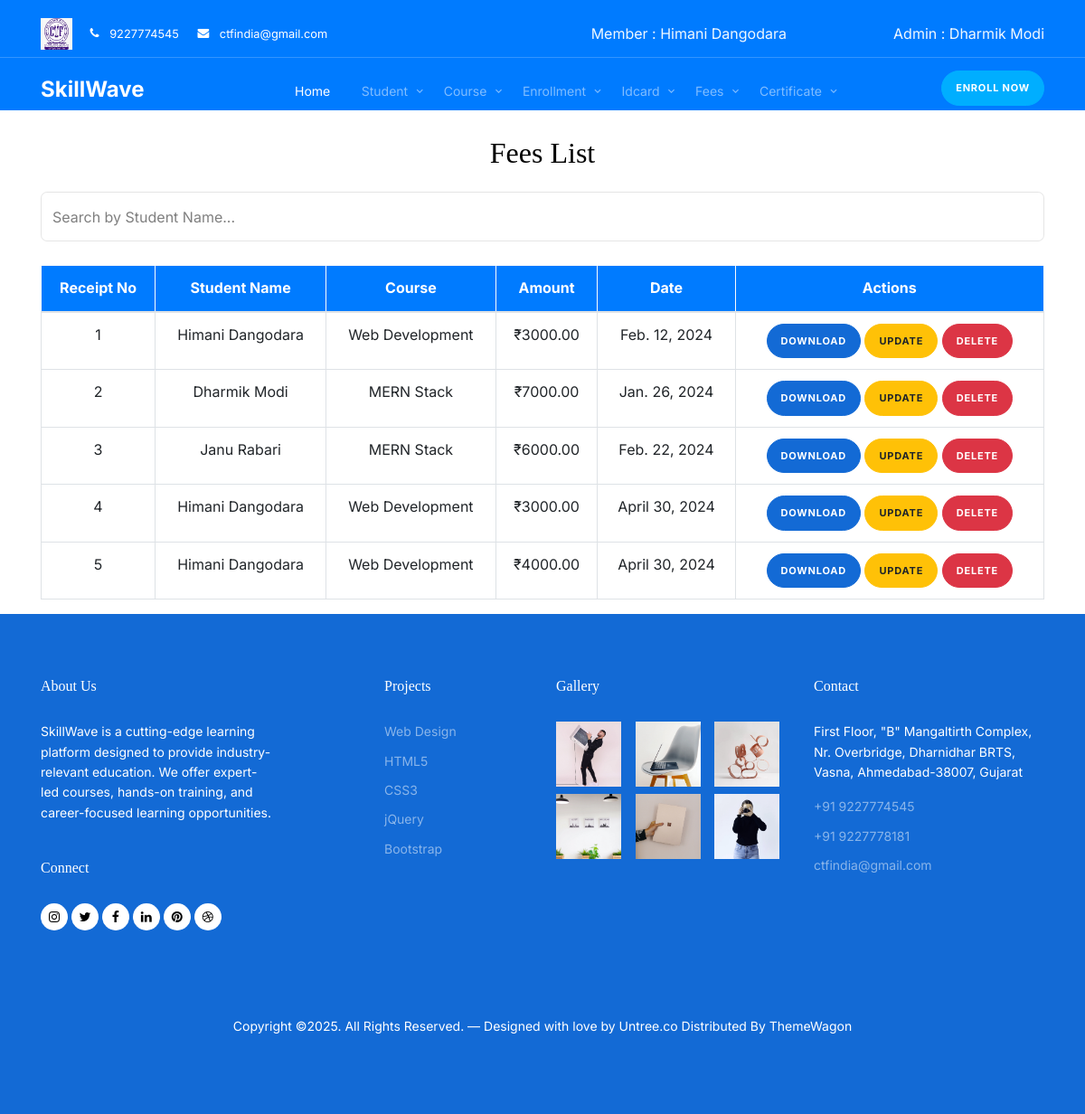
The app's page /fee_list/2, older data.
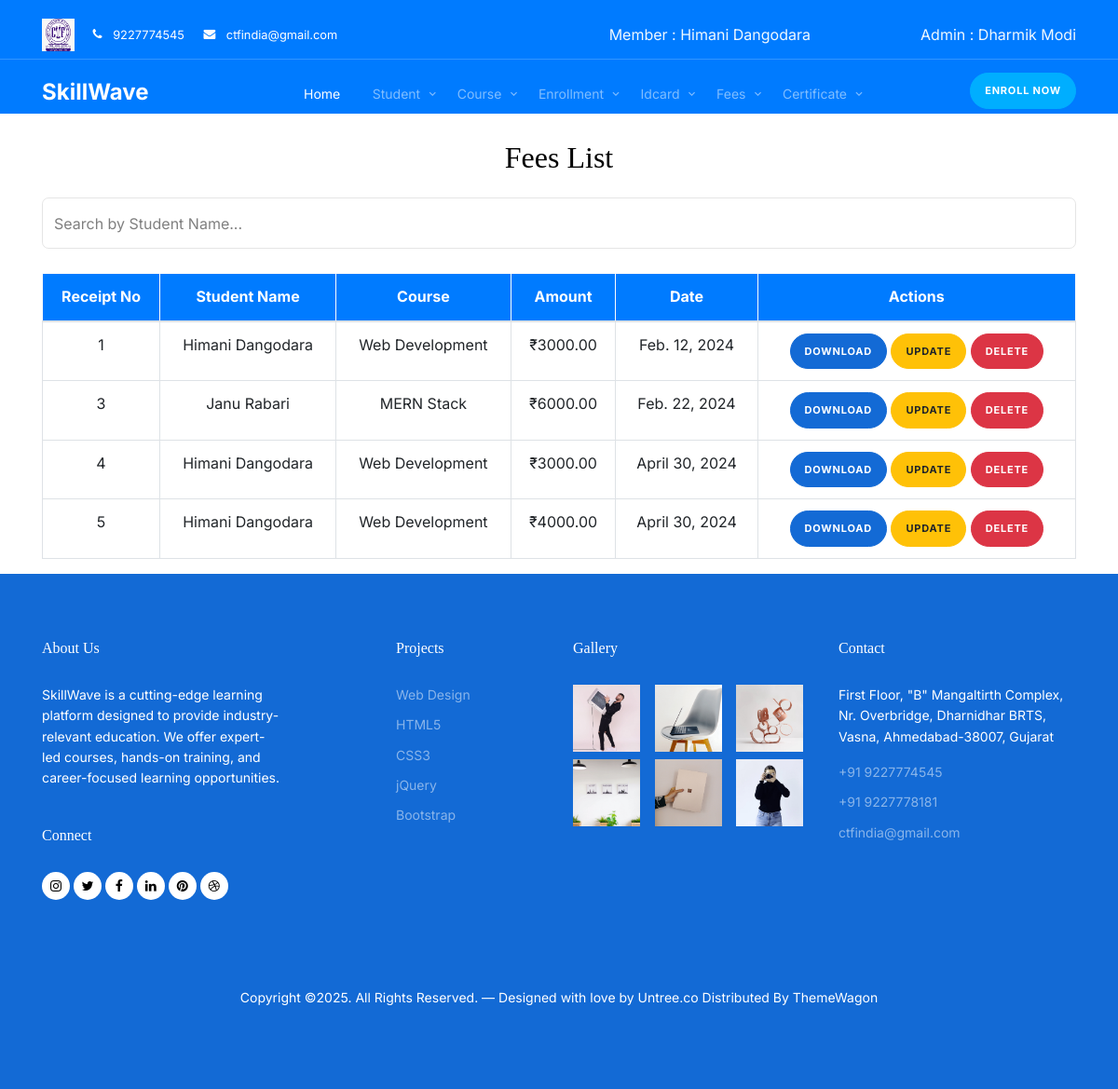
The same page, newer data.
### myapp/models.py (models this page shows, shortened)
class Member(models.Model):
    member_id = models.AutoField(primary_key=True, verbose_name="ID")
    admin = models.ForeignKey(Admin, on_delete = models.CASCADE )
    member_name = models.CharField(max_length=50)
    member_email = models.EmailField(max_length=50)
    member_password = models.CharField(max_length=10)
    member_phone = models.CharField(max_length=10)
    date_of_joining = models.DateField()

class Admin(models.Model):
    admin_id = models.AutoField(primary_key=True, verbose_name="ID")
    email = models.EmailField(max_length=50)
    password = models.CharField(max_length=10)
    name = models.CharField(max_length=50)

class Fees(models.Model):
    PAYMENT_MODE_CHOICES = [
        ('1', 'Cash'),
        ('2', 'UPI'),
        ('3', 'Bank Transfer'),
        ('4', 'Cheque'),
        ('5', 'Credit Card'),
        ('6', 'Debit Card'),
        ('7', 'Net Banking'),
    ]
    student = models.ForeignKey(Student, on_delete=models.CASCADE)
    admin = models.ForeignKey(Admin, on_delete = models.CASCADE)
    receipt_no = models.AutoField(primary_key=True)
    enrollment_id = models.ForeignKey(Enrollment, on_delete=models.CASCADE, related_name='fee_payments')
    course_name = models.ForeignKey(Course, on_delete=models.CASCADE, related_name='fee_records')
    total_amount = models.DecimalField(max_digits=10, decimal_places=2)
    paid_amount = models.DecimalField(max_digits=10, decimal_places=2)
    total_paid_amount = models.DecimalField(max_digits=10, decimal_places=2)
    payment_mode = models.CharField(max_length=20, choices=PAYMENT_MODE_CHOICES, default='1')
    upi_id = models.CharField(max_length=50, blank=True, null=True)
    bank_transfer_id = models.CharField(max_length=50, blank=True, null=True)
    credit_card_number = models.CharField(max_length=20, blank=True, null=True)
    debit_card_number = models.CharField(max_length=20, blank=True, null=True)
    net_banking_id = models.CharField(max_length=50, blank=True, null=True)
    received_date = models.DateField()

class Student(models.Model):
    student_id = models.AutoField(primary_key=True, verbose_name="ID")  # Fixed spelling: student_id → ID
    admin = models.ForeignKey(Admin, on_delete = models.CASCADE )
    name = models.CharField(max_length=50)
    address = models.CharField(max_length=100)
    phone_no = models.CharField(max_length=10)
    email = models.CharField(max_length=50)
    DOB = models.DateField()
    photo = models.FileField(upload_to='static/images/student_photos/', null=True)  # Fixed max_length to 1
    marks = models.IntegerField(default=0)  # Assuming marks field exists
    gender = models.CharField(max_length=10, choices=[('Male', 'Male'), ('Female', 'Female')])  # Add this field

class Course(models.Model):
    course_id = models.AutoField(verbose_name="course_id",primary_key=True)
    admin = models.ForeignKey(Admin, on_delete = models.CASCADE )
    course_name = models.CharField(max_length=30)
    duration = models.IntegerField(help_text="Duration in month")
    fees = models.DecimalField(max_digits=10, decimal_places=2)
    def __str__(self):
        return self.course_name

### myapp/views.py (the view)
# urls.py: path('fee_list/<int:member_id>', views.Fee_list, name='fee_list'),
def Fee_list(request, member_id):
    admin_id = models.Member.objects.get(member_id=member_id).admin.admin_id
    member = models.Member.objects.get(member_id=member_id)
    c = models.Admin.objects.get(admin_id=admin_id)
    id = member.member_id
    context = {
        'id': id,
        'admin': c,
        'member': member,
    }
    fees = models.Fees.objects.filter(admin = admin_id)
    context['fees'] = fees
    return render(request, 'fee_list.html', context)

### myapp/templates/fee_list.html (shortened to what this page needs)
<!doctype html>
<html lang="en">
<head>
  <link rel="stylesheet" href="https://unicons.iconscout.com/release/v4.0.0/css/line.css">
  {% load static %}
  <link rel="stylesheet" href="{% static 'css/bootstrap.min.css' %}">
  <link rel="stylesheet" href="{% static 'css/bootstrap.min.css' %}">
  <link rel="stylesheet" href="{% static 'css/animate.min.css' %}">
  <link rel="stylesheet" href="{% static 'css/owl.carousel.min.css' %}">
  <link rel="stylesheet" href="{% static 'css/owl.theme.default.min.css' %}">
  <link rel="stylesheet" href="{% static 'css/jquery.fancybox.min.css' %}">
  <link rel="stylesheet" href="{% static 'fonts/icomoon/style.css' %}">
  <link rel="stylesheet" href="{% static 'fonts/flaticon/font/flaticon.css' %}">
  <link rel="stylesheet" href="{% static 'css/aos.css' %}">
  <link rel="stylesheet" href="{% static 'css/style.css' %}">
</head>
<body>
<nav class="site-nav mb-5" style="background-color: #007bff;">
    <div class="pb-2 top-bar mb-3">
      <div class="container">
        <div class="row align-items-center">
          <div class="col-6 col-lg-6">
            <img src="../../static/images/image.jpg" style="height: 35px; width: auto; margin-right: 15px;">
            <a href="#" class="small mr-3"><span class="icon-phone mr-2"></span> <span class="d-none d-lg-inline-block">9227774545</span></a>
            <a href="#" class="small mr-3"><span class="icon-envelope mr-2"></span> <span class="d-none d-lg-inline-block">ctfindia@gmail.com</span></a>
          </div>
          <div class="col-6 col-lg-3 text-right" style="color: aliceblue;">Member : {{ member.member_name }}</div>
          <div class="col-6 col-lg-3 text-right" style="color: aliceblue;">Admin : {{ admin.name }}</div>
        </div>
      </div>
    </div>
    <div class="sticky-nav js-sticky-header" style="background-color: #007bff;">
      <div class="container position-relative">
        <div class="site-navigation text-center">
          <a href="{% url 'index' id %}" class="logo menu-absolute m-0">SkillWave</a>
          <ul class="js-clone-nav d-none d-lg-inline-block site-menu">
            <li class="active"><a href="{% url 'index' id %}">Home</a></li>
            <li class="has-children">
              <a href="#">Student</a>
            </li>
            <li class="has-children">
              <a href="#">Course</a>
            </li>
            <li class="has-children">
              <a href="#">Enrollment</a>
            </li>
            <li class="has-children">
              <a href="#">Idcard</a>
            </li>
            <li class="has-children">
              <a href="#">Fees</a>
            </li>
            <li class="has-children">
              <a href="#">Certificate</a>
            </li>
          </ul>
          <a href="#" class="btn-book btn btn-secondary btn-sm menu-absolute">Enroll Now</a>
        </div>
      </div>
    </div>
</nav>
<div class="container">
  <h2 class="text-center mb-4">Fees List</h2>
  <div class="d-flex justify-content-end">
    <input type="text" id="searchInput" name="searchInput" class="form-control search-box" placeholder="Search by Student Name...">
  </div><br>
  <div class="table-responsive">
      <table class="table table-bordered text-center table-hover">
          <thead class="table-light">
            <tr style="background-color: #007bff; color: white;">
              <th>Receipt No</th>
              <th>Student Name</th>
              <th>Course</th>
              <th>Amount</th>
              <th>Date</th>
              <th>Actions</th>
            </tr>
          </thead>
          <tbody>
            {% for fee in fees %}
            <tr>
              <td>{{ fee.receipt_no }}</td>
              <td>{{ fee.student.name }}</td>
              <td>{{ fee.course_name }}</td>
              <td>₹{{ fee.paid_amount }}</td>
              <td>{{ fee.received_date }}</td>
              <td>
                <a href="{% url 'download_fee_receipt' id fee.receipt_no %}" class="btn btn-sm btn-primary">
                   Download
                </a>
                <a href="{% url 'fee_update' id fee.receipt_no %}" class="btn btn-sm btn-warning">
                   Update
                </a>
                <a href="{% url 'fee_delete' id fee.receipt_no %}" class="btn btn-sm btn-danger">
                   Delete
                </a>
              </td>
            </tr>
            {% empty %}
              <tr>
                  <td colspan="10" class="text-center">No students available.</td>
              </tr>
            {% endfor %}
          </tbody>
      </table>
  </div>
</div>
<div class="site-footer">
  <div class="container">
    <div class="row">
      <div class="col-lg-3 mr-auto">
        <div class="widget">
          <h3>About Us<span class="text-primary">.</span> </h3>
          <p>SkillWave is a cutting-edge learning platform designed to provide industry-relevant education. We offer expert-led courses, hands-on training, and career-focused learning opportunities.</p>
        </div>
        <div class="widget">
          <h3>Connect</h3>
          <ul class="list-unstyled social">
            <li><a href="#"><span class="icon-instagram"></span></a></li>
            <li><a href="#"><span class="icon-twitter"></span></a></li>
            <li><a href="#"><span class="icon-facebook"></span></a></li>
            <li><a href="#"><span class="icon-linkedin"></span></a></li>
            <li><a href="#"><span class="icon-pinterest"></span></a></li>
            <li><a href="#"><span class="icon-dribbble"></span></a></li>
          </ul>
        </div>
      </div>
      <div class="col-lg-2 ml-auto">
        <div class="widget">
          <h3>Projects</h3>
          <ul class="list-unstyled float-left links">
            <li><a href="#">Web Design</a></li>
            <li><a href="#">HTML5</a></li>
            <li><a href="#">CSS3</a></li>
            <li><a href="#">jQuery</a></li>
            <li><a href="#">Bootstrap</a></li>
          </ul>
        </div>
      </div>
      <div class="col-lg-3">
        <div class="widget">
          <h3>Gallery</h3>
          <ul class="instafeed instagram-gallery list-unstyled">
            <li><a class="instagram-item" href="static/images/gal_1.jpg" data-fancybox="gal"><img src="{% static 'images/gal_1.jpg' %}" alt="" width="72" height="72"></a>
            </li>
            <li><a class="instagram-item" href="static/images/gal_2.jpg" data-fancybox="gal"><img src="{% static 'images/gal_2.jpg' %}" alt="" width="72" height="72"></a>
            </li>
            <li><a class="instagram-item" href="static/images/gal_3.jpg" data-fancybox="gal"><img src="{% static 'images/gal_3.jpg' %}" alt="" width="72" height="72"></a>
            </li>
            <li><a class="instagram-item" href="static/images/gal_4.jpg" data-fancybox="gal"><img src="{% static 'images/gal_4.jpg' %}" alt="" width="72" height="72"></a>
            </li>
            <li><a class="instagram-item" href="static/images/gal_5.jpg" data-fancybox="gal"><img src="{% static 'images/gal_5.jpg' %}" alt="" width="72" height="72"></a>
            </li>
            <li><a class="instagram-item" href="static/images/gal_6.jpg" data-fancybox="gal"><img src="{% static 'images/gal_6.jpg' %}" alt="" width="72" height="72"></a>
            </li>
          </ul>
        </div>
      </div>
      <div class="col-lg-3">
        <div class="widget">
          <h3>Contact</h3>
          <address>First Floor, "B" Mangaltirth Complex, Nr. Overbridge, Dharnidhar BRTS, Vasna, Ahmedabad-38007, Gujarat</address>
          <ul class="list-unstyled links mb-4">
              <li><a href="tel://11234567890">+91 9227774545</a></li>
              <li><a href="tel://11234567890">+91 9227778181</a></li>
              <li><a href="mailto:info@mydomain.com">ctfindia@gmail.com</a></li>
          </ul>
        </div>
      </div>
    </div>
    <div class="row mt-5">
      <div class="col-12 text-center">
        <p>Copyright &copy;. All Rights Reserved. &mdash; Designed with love by <a href="https://untree.co">Untree.co</a>  Distributed By <a href="https://themewagon.com">ThemeWagon</a>
        </div>
      </div>
    </div>
  </div>
</body>
</html>

Row changes from the older to the newer data that the page shows:
removed Fees: receipt_no "2", student.name "Dharmik Modi", course_name "MERN Stack", paid_amount "7000.00", received_date "Jan. 26, 2024"
